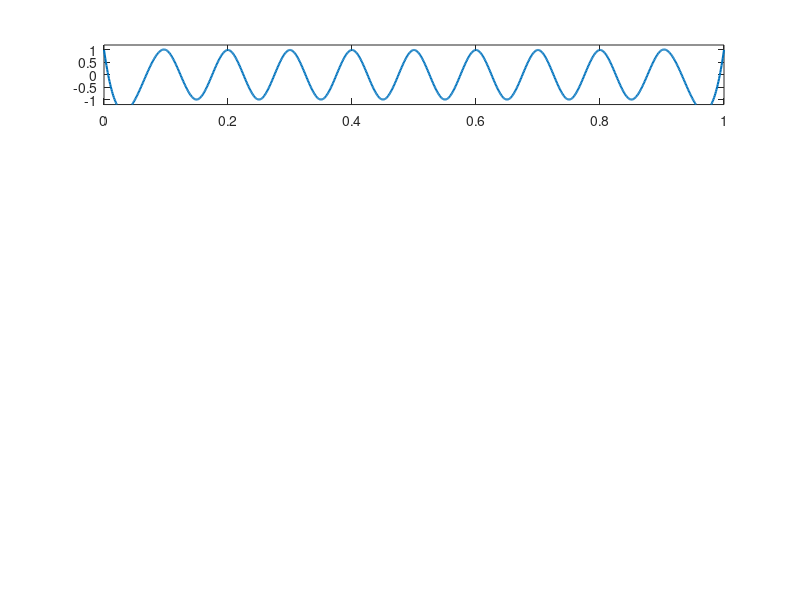

Write MATLAB code to recreate this figure. (Note: this script raises an error after producing the figure.)
t=0.05;	
Dt=0.001;
t1=0:Dt:1;
n=0:20;
nt=n*t;

theta1=0;
x1=cos(20*pi*nt+theta1);
y=spline(nt,x1,t1);
subplot(5,1,1);
plot(t1,y,'LINEWIDTH',1.5);
axis([0 1 -1.2 1.2]);
hold on;
plot(nt,x1,'O');
xlabel('t in sec');
title('spline interpolation for theta=0');
ylabel('amplitude');

theta2=pi/6;
x2=cos(20*pi*nt+theta2);
y1=spline(nt,x2,t1);
subplot(5,1,2);
plot(t1,y1,'LINEWIDTH',1.5);
axis([0 1 -1.2 1.2]);
hold on;
plot(nt,x2,'O');
xlabel('t in sec');
title('spline interpolation for theta=pi/6');
ylabel('amplitude');

theta3=pi/4;
x3=cos(20*pi*nt+theta3);
y2=spline(nt,x3,t1);
subplot(5,1,3);
plot(t1,y2,'LINEWIDTH',1.5);
axis([0 1 -1.2 1.2]);
hold on;
plot(nt,x3,'O');
xlabel('t in sec');
title('spline interpolation for theta=pi/4');
ylabel('amplitude');

theta4=pi/3;
x4=cos(20*pi*nt+theta4);
y3=spline(nt,x4,t1);
subplot(5,1,4);
plot(t1,y3,'linewidth',1.5);
axis([0 1 -1.2 1.2]);
hold on;
plot(nt,x4,'O');
xlabel('t in sec');
title('spline interpolation for theta=pi/3');
ylabel('amplitude');

theta5=pi/2;
x5=cos(20*pi*nt+theta5);
y4=spline(nt,x5,t1);
subplot(5,1,5);
plot(t1,y4,'LINEWIDTH',1.5);
axis([0 1 -1.2 1.2]);
hold on;
plot(nt,x5,'O');
xlabel('t in sec');
title('spline interpolation for theta=pi/2');
ylabel('amplitude');